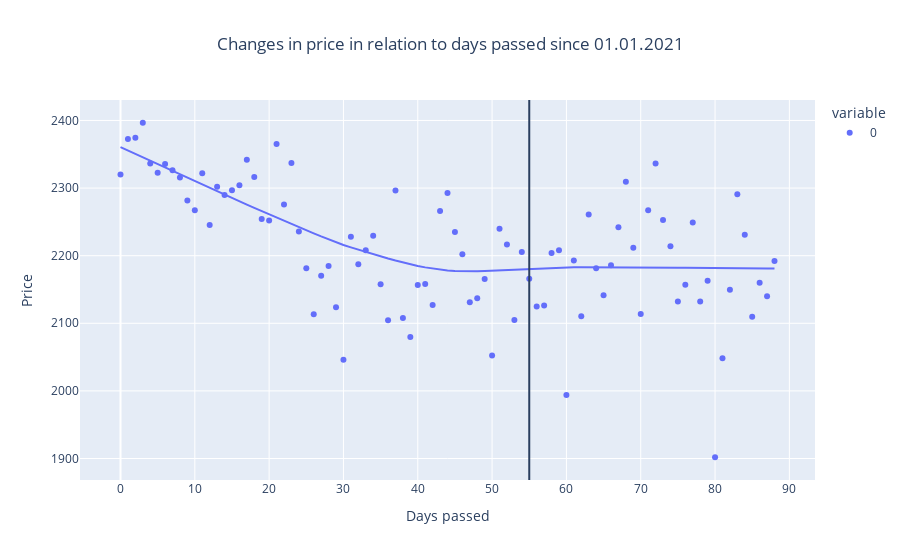

Notebook code cell kept with this figure:
### Code cell
fig = px.scatter(prediction, trendline='lowess',
                 title='Changes in price in relation to days passed since 01.01.2021 for phrase "iphone 11 64"').update_layout(
    xaxis_title='Days passed', yaxis_title='Price', title_x=0.5)
fig.add_vline(55) # legend for this
